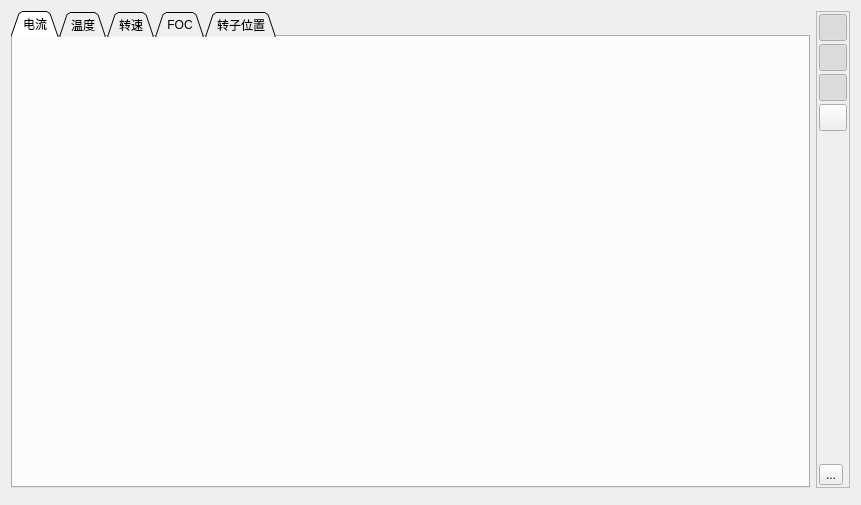
<?xml version="1.0" encoding="UTF-8"?>
<ui version="4.0">
 <class>PageRtData</class>
 <widget class="QWidget" name="PageRtData">
  <property name="geometry">
   <rect>
    <x>0</x>
    <y>0</y>
    <width>861</width>
    <height>505</height>
   </rect>
  </property>
  <property name="windowTitle">
   <string>Form</string>
  </property>
  <layout class="QVBoxLayout" name="verticalLayout_6">
   <item>
    <layout class="QHBoxLayout" name="horizontalLayout">
     <item>
      <widget class="QTabWidget" name="tabWidget">
       <property name="tabShape">
        <enum>QTabWidget::Triangular</enum>
       </property>
       <property name="currentIndex">
        <number>0</number>
       </property>
       <widget class="QWidget" name="tab">
        <attribute name="title">
         <string>电流</string>
        </attribute>
        <layout class="QVBoxLayout" name="verticalLayout_2">
         <item>
          <widget class="QCustomPlot" name="currentPlot" native="true"/>
         </item>
        </layout>
       </widget>
       <widget class="QWidget" name="tab_2">
        <attribute name="title">
         <string>温度</string>
        </attribute>
        <layout class="QVBoxLayout" name="verticalLayout_3" stretch="1,0">
         <item>
          <widget class="QCustomPlot" name="tempPlot" native="true"/>
         </item>
         <item>
          <layout class="QHBoxLayout" name="horizontalLayout_3">
           <item>
            <widget class="QCheckBox" name="tempShowMosfetBox">
             <property name="toolTip">
              <string>显示 MOSFET 温度</string>
             </property>
             <property name="text">
              <string>MOSFET</string>
             </property>
             <property name="checked">
              <bool>true</bool>
             </property>
            </widget>
           </item>
           <item>
            <widget class="QCheckBox" name="tempShowMotorBox">
             <property name="toolTip">
              <string>显示电机温度</string>
             </property>
             <property name="text">
              <string>电机</string>
             </property>
             <property name="checked">
              <bool>true</bool>
             </property>
            </widget>
           </item>
           <item>
            <spacer name="horizontalSpacer">
             <property name="orientation">
              <enum>Qt::Horizontal</enum>
             </property>
             <property name="sizeHint" stdset="0">
              <size>
               <width>40</width>
               <height>20</height>
              </size>
             </property>
            </spacer>
           </item>
          </layout>
         </item>
        </layout>
       </widget>
       <widget class="QWidget" name="tab_3">
        <attribute name="title">
         <string>转速</string>
        </attribute>
        <layout class="QVBoxLayout" name="verticalLayout_4">
         <item>
          <widget class="QCustomPlot" name="rpmPlot" native="true"/>
         </item>
        </layout>
       </widget>
       <widget class="QWidget" name="tab_4">
        <attribute name="title">
         <string>FOC</string>
        </attribute>
        <layout class="QVBoxLayout" name="verticalLayout_5">
         <item>
          <widget class="QCustomPlot" name="focPlot" native="true"/>
         </item>
        </layout>
       </widget>
       <widget class="QWidget" name="tab_5">
        <attribute name="title">
         <string>转子位置</string>
        </attribute>
        <layout class="QHBoxLayout" name="horizontalLayout_2">
         <item>
          <layout class="QVBoxLayout" name="verticalLayout_8">
           <item>
            <widget class="QProgressBar" name="posBar">
             <property name="maximum">
              <number>359</number>
             </property>
             <property name="value">
              <number>120</number>
             </property>
             <property name="format">
              <string>%v 度</string>
             </property>
            </widget>
           </item>
           <item>
            <widget class="QCustomPlot" name="posPlot" native="true">
             <property name="sizePolicy">
              <sizepolicy hsizetype="Preferred" vsizetype="MinimumExpanding">
               <horstretch>0</horstretch>
               <verstretch>0</verstretch>
              </sizepolicy>
             </property>
            </widget>
           </item>
          </layout>
         </item>
         <item>
          <layout class="QVBoxLayout" name="verticalLayout_7">
           <item>
            <widget class="QPushButton" name="posInductanceButton">
             <property name="toolTip">
              <string>Start inductance based signal injection detection (BLDC only)</string>
             </property>
             <property name="text">
              <string>电感</string>
             </property>
            </widget>
           </item>
           <item>
            <widget class="QPushButton" name="posEncoderButton">
             <property name="toolTip">
              <string>Plot the encoder position</string>
             </property>
             <property name="text">
              <string>编码器</string>
             </property>
            </widget>
           </item>
           <item>
            <widget class="QPushButton" name="posObserverButton">
             <property name="toolTip">
              <string>Plot the rotor position seen by the observer (FOC only)</string>
             </property>
             <property name="text">
              <string>观测器</string>
             </property>
            </widget>
           </item>
           <item>
            <widget class="QPushButton" name="posPidButton">
             <property name="toolTip">
              <string>Plot the PID controller position</string>
             </property>
             <property name="text">
              <string>PID 位置</string>
             </property>
            </widget>
           </item>
           <item>
            <widget class="QPushButton" name="posEncoderObserverErrorButton">
             <property name="toolTip">
              <string>Plot the difference between the observer and encoder position (FOC only)</string>
             </property>
             <property name="text">
              <string>观测器 vs 编码器</string>
             </property>
            </widget>
           </item>
           <item>
            <widget class="QPushButton" name="posHallObserverErrorButton">
             <property name="toolTip">
              <string>Plot the difference between the observer and hall sensor position (FOC only)</string>
             </property>
             <property name="text">
              <string>观测器 vs 霍尔</string>
             </property>
            </widget>
           </item>
           <item>
            <widget class="QPushButton" name="posPidErrorButton">
             <property name="toolTip">
              <string>Plot the PID controller position error</string>
             </property>
             <property name="text">
              <string>PID 误差</string>
             </property>
            </widget>
           </item>
           <item>
            <widget class="QPushButton" name="posStopButton">
             <property name="toolTip">
              <string>Stop sending position samples</string>
             </property>
             <property name="text">
              <string>停止</string>
             </property>
            </widget>
           </item>
           <item>
            <spacer name="verticalSpacer_2">
             <property name="orientation">
              <enum>Qt::Vertical</enum>
             </property>
             <property name="sizeHint" stdset="0">
              <size>
               <width>20</width>
               <height>0</height>
              </size>
             </property>
            </spacer>
           </item>
          </layout>
         </item>
        </layout>
       </widget>
      </widget>
     </item>
     <item>
      <widget class="QFrame" name="buttonFrame">
       <property name="sizePolicy">
        <sizepolicy hsizetype="Fixed" vsizetype="Preferred">
         <horstretch>0</horstretch>
         <verstretch>0</verstretch>
        </sizepolicy>
       </property>
       <property name="frameShape">
        <enum>QFrame::StyledPanel</enum>
       </property>
       <property name="frameShadow">
        <enum>QFrame::Plain</enum>
       </property>
       <layout class="QVBoxLayout" name="verticalLayout">
        <property name="spacing">
         <number>3</number>
        </property>
        <property name="leftMargin">
         <number>2</number>
        </property>
        <property name="topMargin">
         <number>2</number>
        </property>
        <property name="rightMargin">
         <number>2</number>
        </property>
        <property name="bottomMargin">
         <number>2</number>
        </property>
        <item>
         <widget class="QToolButton" name="autoscaleButton">
          <property name="sizePolicy">
           <sizepolicy hsizetype="Fixed" vsizetype="Fixed">
            <horstretch>0</horstretch>
            <verstretch>0</verstretch>
           </sizepolicy>
          </property>
          <property name="font">
           <font>
            <pointsize>3</pointsize>
           </font>
          </property>
          <property name="toolTip">
           <string>Autoscale plots with incoming samples</string>
          </property>
          <property name="text">
           <string/>
          </property>
          <property name="icon">
           <iconset resource="../res.qrc">
            <normaloff>:/res/icons/size_off.png</normaloff>
            <normalon>:/res/icons/size_on.png</normalon>:/res/icons/size_off.png</iconset>
          </property>
          <property name="iconSize">
           <size>
            <width>20</width>
            <height>20</height>
           </size>
          </property>
          <property name="checkable">
           <bool>true</bool>
          </property>
          <property name="checked">
           <bool>true</bool>
          </property>
         </widget>
        </item>
        <item>
         <widget class="QToolButton" name="zoomHButton">
          <property name="sizePolicy">
           <sizepolicy hsizetype="Fixed" vsizetype="Fixed">
            <horstretch>0</horstretch>
            <verstretch>0</verstretch>
           </sizepolicy>
          </property>
          <property name="font">
           <font>
            <pointsize>3</pointsize>
           </font>
          </property>
          <property name="toolTip">
           <string>Enable horizontal zoom</string>
          </property>
          <property name="text">
           <string/>
          </property>
          <property name="icon">
           <iconset resource="../res.qrc">
            <normaloff>:/res/icons/expand_off.png</normaloff>
            <normalon>:/res/icons/expand_on.png</normalon>:/res/icons/expand_off.png</iconset>
          </property>
          <property name="iconSize">
           <size>
            <width>20</width>
            <height>20</height>
           </size>
          </property>
          <property name="checkable">
           <bool>true</bool>
          </property>
          <property name="checked">
           <bool>true</bool>
          </property>
         </widget>
        </item>
        <item>
         <widget class="QToolButton" name="zoomVButton">
          <property name="sizePolicy">
           <sizepolicy hsizetype="Fixed" vsizetype="Fixed">
            <horstretch>0</horstretch>
            <verstretch>0</verstretch>
           </sizepolicy>
          </property>
          <property name="font">
           <font>
            <pointsize>3</pointsize>
           </font>
          </property>
          <property name="toolTip">
           <string>Enable vertical zoom</string>
          </property>
          <property name="text">
           <string/>
          </property>
          <property name="icon">
           <iconset resource="../res.qrc">
            <normaloff>:/res/icons/expand_v_off.png</normaloff>
            <normalon>:/res/icons/expand_v_on.png</normalon>:/res/icons/expand_v_off.png</iconset>
          </property>
          <property name="iconSize">
           <size>
            <width>20</width>
            <height>20</height>
           </size>
          </property>
          <property name="checkable">
           <bool>true</bool>
          </property>
          <property name="checked">
           <bool>true</bool>
          </property>
         </widget>
        </item>
        <item>
         <widget class="QToolButton" name="rescaleButton">
          <property name="toolTip">
           <string>Rescale plots to fit</string>
          </property>
          <property name="text">
           <string/>
          </property>
          <property name="icon">
           <iconset resource="../res.qrc">
            <normaloff>:/res/icons/size_off.png</normaloff>:/res/icons/size_off.png</iconset>
          </property>
          <property name="iconSize">
           <size>
            <width>20</width>
            <height>20</height>
           </size>
          </property>
         </widget>
        </item>
        <item>
         <spacer name="verticalSpacer">
          <property name="orientation">
           <enum>Qt::Vertical</enum>
          </property>
          <property name="sizeHint" stdset="0">
           <size>
            <width>20</width>
            <height>40</height>
           </size>
          </property>
         </spacer>
        </item>
        <item>
         <widget class="QToolButton" name="logRtButton">
          <property name="toolTip">
           <string>&lt;html&gt;&lt;head/&gt;&lt;body&gt;&lt;p&gt;Log Realtime Data to File.&lt;/p&gt;&lt;p&gt;Go to &lt;span style=&quot; font-weight:600;&quot;&gt;Settings -&amp;gt; Paths&lt;/span&gt; to choose the output directory.&lt;/p&gt;&lt;/body&gt;&lt;/html&gt;</string>
          </property>
          <property name="text">
           <string>...</string>
          </property>
          <property name="icon">
           <iconset resource="../res.qrc">
            <normaloff>:/res/icons/rt_off.png</normaloff>
            <normalon>:/res/icons/rt_on.png</normalon>:/res/icons/rt_off.png</iconset>
          </property>
          <property name="iconSize">
           <size>
            <width>20</width>
            <height>20</height>
           </size>
          </property>
          <property name="checkable">
           <bool>true</bool>
          </property>
         </widget>
        </item>
       </layout>
      </widget>
     </item>
    </layout>
   </item>
   <item>
    <widget class="RtDataText" name="rtText" native="true"/>
   </item>
  </layout>
 </widget>
 <customwidgets>
  <customwidget>
   <class>QCustomPlot</class>
   <extends>QWidget</extends>
   <header>widgets/qcustomplot.h</header>
   <container>1</container>
  </customwidget>
  <customwidget>
   <class>RtDataText</class>
   <extends>QWidget</extends>
   <header>widgets/rtdatatext.h</header>
   <container>1</container>
  </customwidget>
 </customwidgets>
 <resources>
  <include location="../res.qrc"/>
 </resources>
 <connections/>
</ui>
